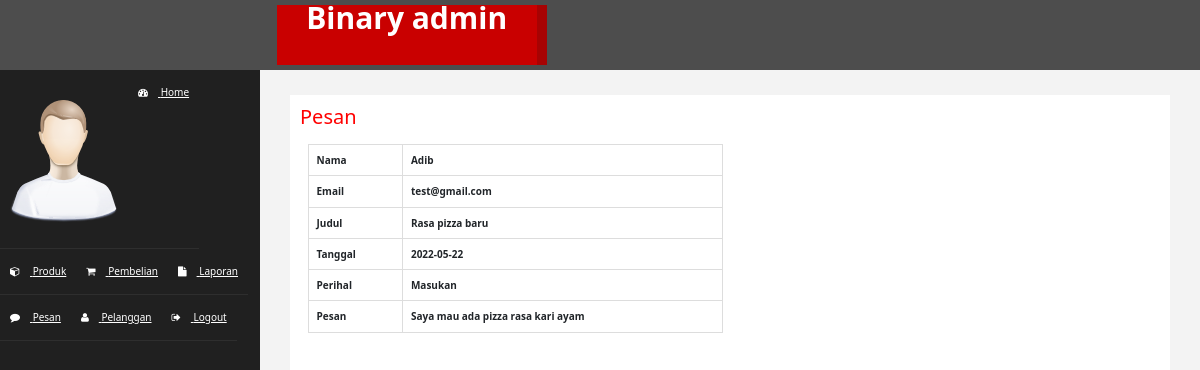
Page /Admin/index.php?halaman=pesan&id=1 (signed in) on the committed database.
### tables this page shows
CREATE TABLE `pesan` (
  `id_pesan` int(11) NOT NULL,
  `nama` varchar(100) NOT NULL,
  `email` varchar(100) NOT NULL,
  `judul` varchar(100) NOT NULL,
  `perihal` varchar(100) NOT NULL,
  `tanggal` date NOT NULL,
  `pesan` varchar(500) NOT NULL
);

### Admin/pesan.php (the view, shortened to what this page needs)
<?php
include 'koneksi.php';
$sql = mysqli_query($conn,"SELECT * FROM pesan WHERE id_pesan='$_GET[id]'");
$data = mysqli_fetch_assoc($sql);
?>
<!doctype html>
<html lang="en">
    <link href="https://cdn.jsdelivr.net/npm/bootstrap@5.0.2/dist/css/bootstrap.min.css" rel="stylesheet">
    <h2>Pesan</h2>
    <div class="container">
        <div class="row">
            <div class="col-md-6 mt-3">
                <table class="table table-bordered border-dark fw-bold">
                    <tr>
                        <th>Nama</th>
                        <td><?php echo $data["nama"];?></td>
                    </tr>
                    <tr>
                        <th>Email</th>
                        <td><?php echo $data["email"];?></td>
                    </tr>
                    <tr>
                    <th>Judul</th>
                        <td><?php echo $data["judul"];?></td>
                    </tr>
                    <tr>
                        <th>Tanggal</th>
                        <td><?php echo $data["tanggal"];?></td>
                    </tr>
                    <tr>
                        <th>Perihal</th>
                        <td><?php echo $data["perihal"];?></td>
                    </tr>
                    <tr>
                        <th>Pesan</th>
                        <td><?php echo $data["pesan"];?></td>
                    </tr>
                </table>
            </div>
</html>

### Admin/assets/css/custom.css (style rules this page uses)
body { font-family: 'Open Sans', sans-serif; }
h2 { color: #f00; }

### rows in the picture
pesan: nama "Adib", email "test@gmail.com", judul "Rasa pizza baru", tanggal "2022-05-22", perihal "Masukan", pesan "Saya mau ada pizza rasa kari ayam"
